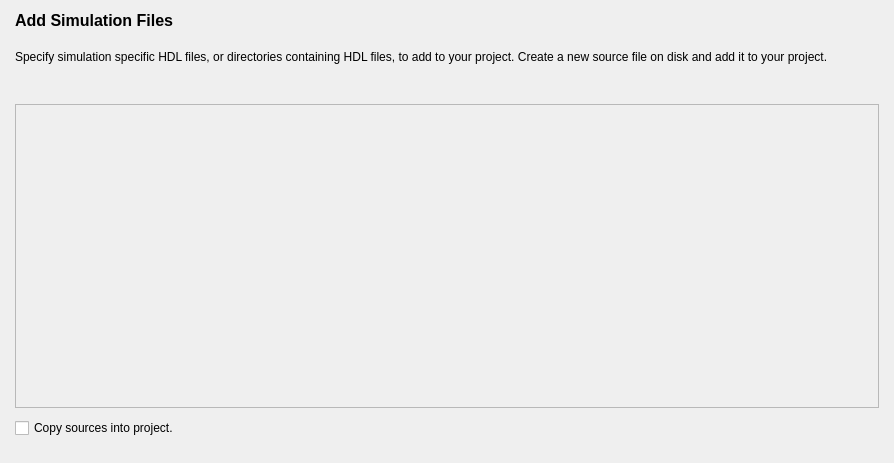
<?xml version="1.0" encoding="UTF-8"?>
<ui version="4.0">
 <class>addSimForm</class>
 <widget class="QWidget" name="addSimForm">
  <property name="geometry">
   <rect>
    <x>0</x>
    <y>0</y>
    <width>894</width>
    <height>463</height>
   </rect>
  </property>
  <property name="windowTitle">
   <string>Form</string>
  </property>
  <layout class="QVBoxLayout" name="verticalLayout_2">
   <property name="spacing">
    <number>20</number>
   </property>
   <property name="leftMargin">
    <number>15</number>
   </property>
   <property name="rightMargin">
    <number>15</number>
   </property>
   <property name="bottomMargin">
    <number>0</number>
   </property>
   <item>
    <widget class="QLabel" name="m_labelTitle">
     <property name="font">
      <font>
       <family>Arial</family>
       <pointsize>12</pointsize>
       <bold>true</bold>
      </font>
     </property>
     <property name="text">
      <string>Add Simulation Files</string>
     </property>
     <property name="wordWrap">
      <bool>true</bool>
     </property>
    </widget>
   </item>
   <item>
    <widget class="QLabel" name="m_labelDetail">
     <property name="text">
      <string>Specify simulation specific HDL files, or directories containing HDL files, to add to your project. Create a new source file on disk and add it to your project. </string>
     </property>
     <property name="wordWrap">
      <bool>true</bool>
     </property>
    </widget>
   </item>
   <item>
    <layout class="QHBoxLayout" name="horizontalLayout_2" stretch="95">
     <property name="spacing">
      <number>0</number>
     </property>
     <property name="leftMargin">
      <number>0</number>
     </property>
     <property name="rightMargin">
      <number>0</number>
     </property>
     <item>
      <layout class="QVBoxLayout" name="verticalLayout" stretch="90,10">
       <property name="spacing">
        <number>10</number>
       </property>
       <property name="topMargin">
        <number>20</number>
       </property>
       <property name="bottomMargin">
        <number>25</number>
       </property>
       <item>
        <widget class="QFrame" name="m_frame">
         <property name="frameShape">
          <enum>QFrame::StyledPanel</enum>
         </property>
         <property name="frameShadow">
          <enum>QFrame::Raised</enum>
         </property>
        </widget>
       </item>
       <item>
        <widget class="QCheckBox" name="m_ckkBoxCopy">
         <property name="text">
          <string>Copy sources into project.</string>
         </property>
        </widget>
       </item>
      </layout>
     </item>
    </layout>
   </item>
  </layout>
 </widget>
 <resources/>
 <connections/>
</ui>
